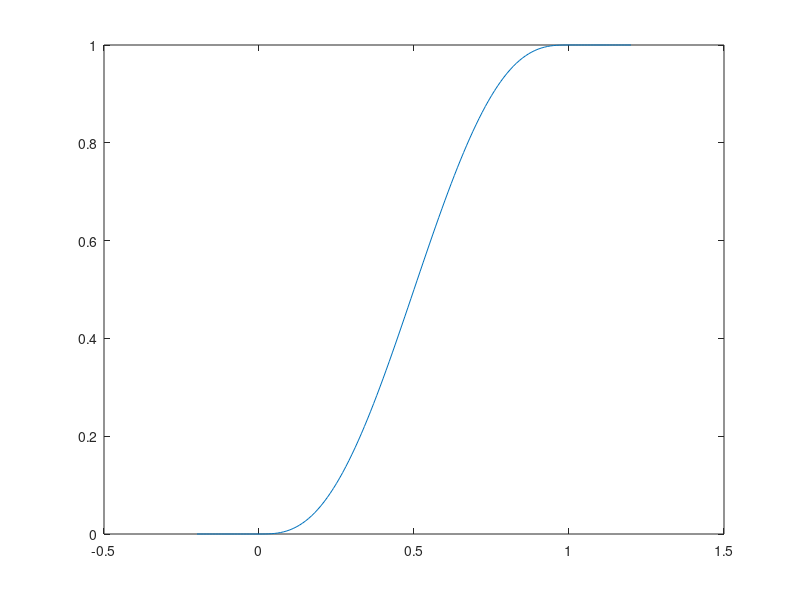

Source code (MATLAB):
clf;

function y = f(phi)
y = phi*phi*phi*(10-15*phi+6*phi*phi);
endfunction

for i=1:141
if(i==1) phi(i) = -0.2;
else phi(i) = phi(i-1) + 0.01;
endif
if(phi(i) < 0) W(i) = 0.0;
elseif (phi(i) > 1) W(i) = 1.0;
else W(i) = f(phi(i));
endif
endfor
plot(phi,W)
